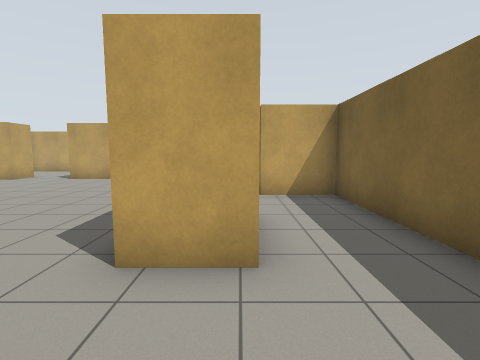
[1] (above)

16 first-person views from a walk through a world built for the Gazebo simulator. The camera is 1.2 m above the floor, tilts 6° down and sees 85° across. The lines on the ground mark 1 m squares. The floor is counted in squares, 1 m on a side. Each view is taken from the middle of a square. On the plan, view 1 faces up. The plan holds only what a view shows up to about 12 squares ahead; the rest is blank.

[2]
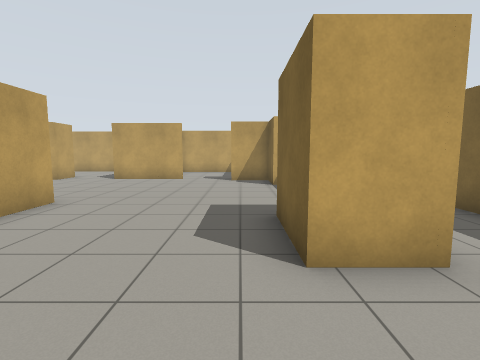

[3]
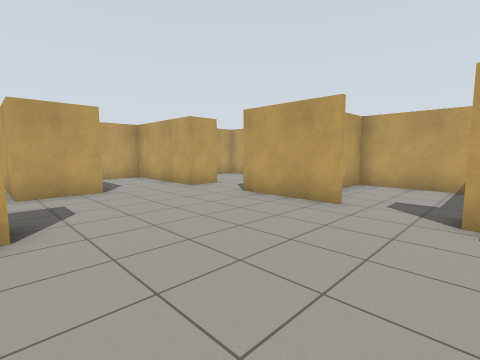

[4]
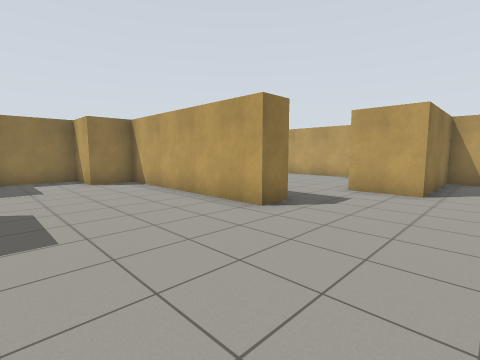

[5]
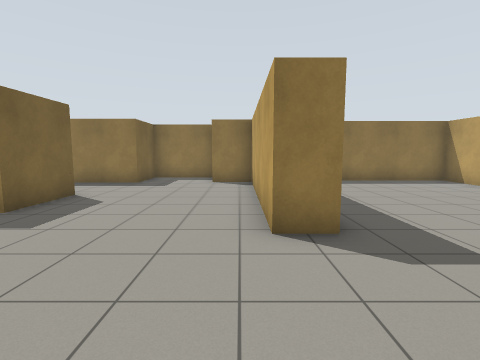

[6]
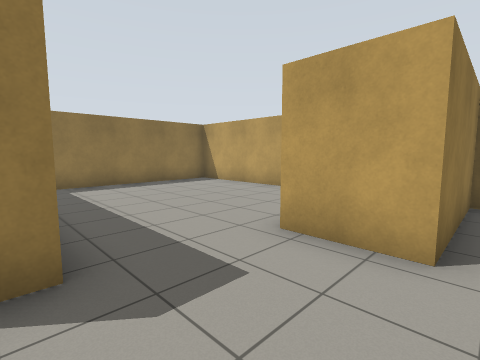

[7]
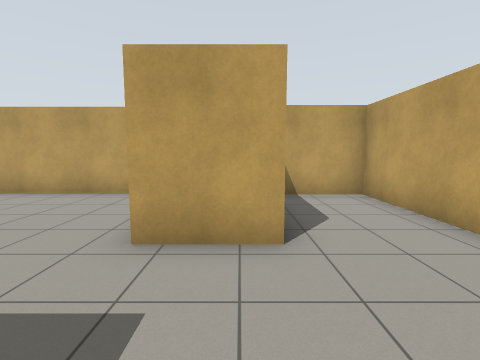

[8]
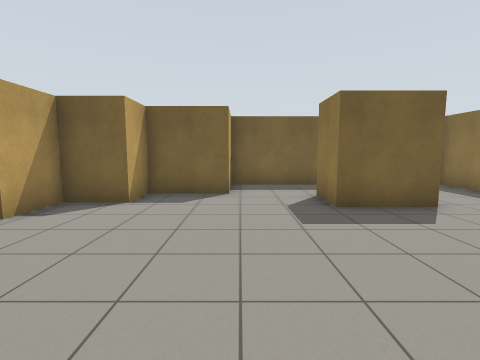

[9]
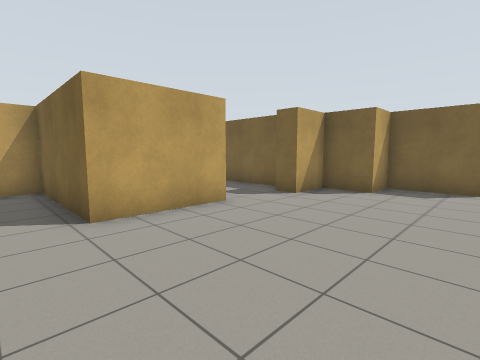

[10]
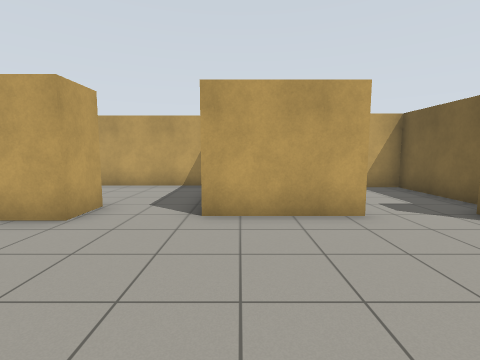

[11]
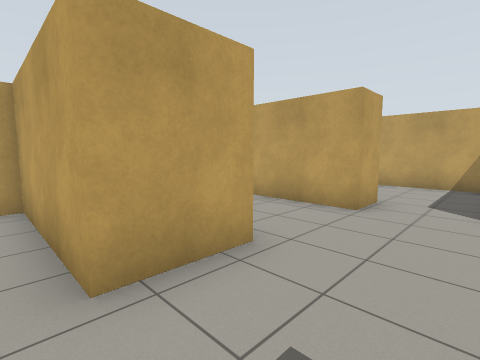

[12]
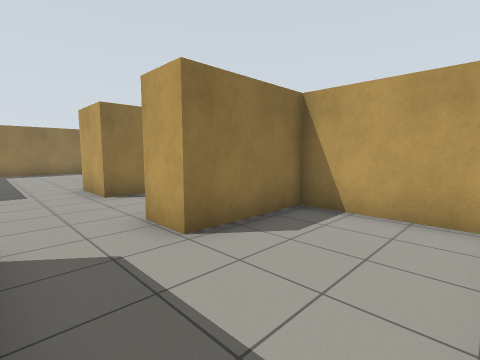

[13]
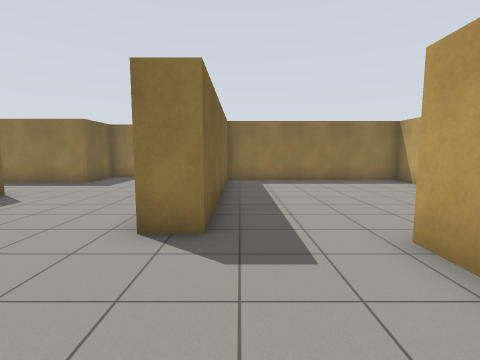

[14]
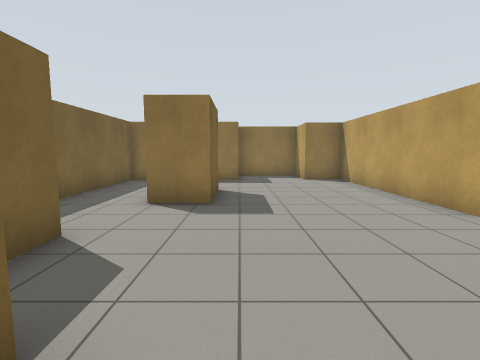

[15]
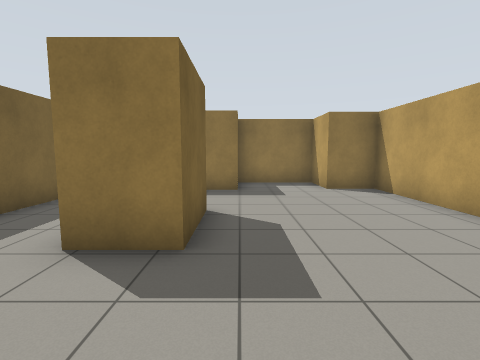

[16]
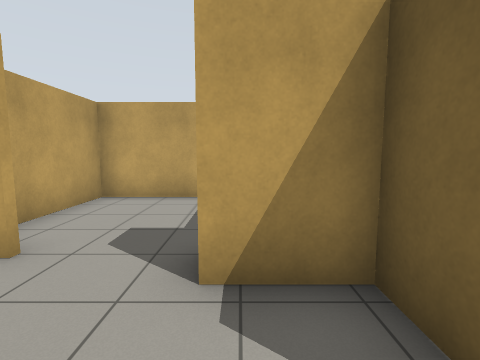

### Floor plan
Points are (right, up) in squares from view 1. A wall is a line through its corners. A room is listed if a view was taken in it or the views show most of it. See-through windows are left out.
Room 1 (views 1, 2, 3, 4, 5, 6, 7, 8, 9, 10, 11, 13, 14, 15, 16)
walls: (0.3, 2.6) (-1.3, 2.6) (-1.3, 4.9) (0.2, 4.9); (-4.5, 11.9) (-7.7, 11.9); (-10.1, 11.5) (-14.4, 11.5) (-14.4, 8.6) (-10.3, 8.6) (-10.3, 6.6) (-14.7, 6.6) (-14.7, -1.1) (-7.5, -1.1) (-7.5, 6.2) (-6.5, 6.2) (-6.5, -0.6) (-4.9, -0.6) (-4.9, -2.5) (-1.9, -2.5); (-1.9, -2.1) (-1.9, -0.4) (2.7, -0.4) (2.7, 7.3) (0.6, 7.3) (0.6, 9.7) (-0.8, 9.7) (-0.8, 11.3) (-2.4, 11.3)
ways out: opening at (-8.5, 12.5) to room 2; opening at (-3.5, 12) to room 3
Room 2 (view 12)
walls: (-7.7, 11.9) (-7.7, 16.5) (-12.1, 16.5); (-13.2, 15.9) (-13.2, 12.8) (-10.1, 12.8) (-10.1, 11.5)
ways out: opening at (-8.5, 12.5) to room 1
Room 3 (no view inside)
walls: (-1.5, 12.6) (-1.5, 16) (-5.7, 16) (-5.7, 13.2); (-2.4, 11.3) (-2.4, 12.1)
ways out: opening at (-3.5, 12) to room 1

Where each view was taken, in squares from view 1:
view 1: 0 up, 0 right, facing up
view 2: 0 up, 2 left, facing up
view 3: 6 up, 2 left, facing up-left
view 4: 10 up, 2 left, facing down-left
view 5: 10 up, 6 left, facing down
view 6: 9 up, 7 left, facing down-left
view 7: 8 up, 7 left, facing left
view 8: 7 up, 7 left, facing right
view 9: 7 up, 9 left, facing up-right
view 10: 7 up, 7 left, facing up
view 11: 6 up, 8 left, facing up-left
view 12: 16 up, 8 left, facing down-left
view 13: 10 up, 8 left, facing down
view 14: 11 up, 2 left, facing down
view 15: 8 up, 2 left, facing down
view 16: 9 up, 2 left, facing up
